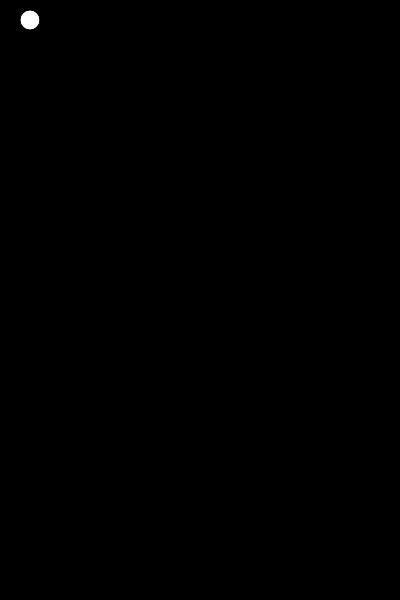
Frame 1 (no input)
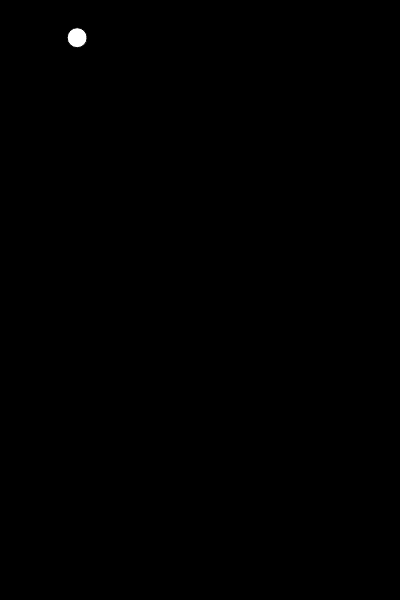
Frame 60 (no input)
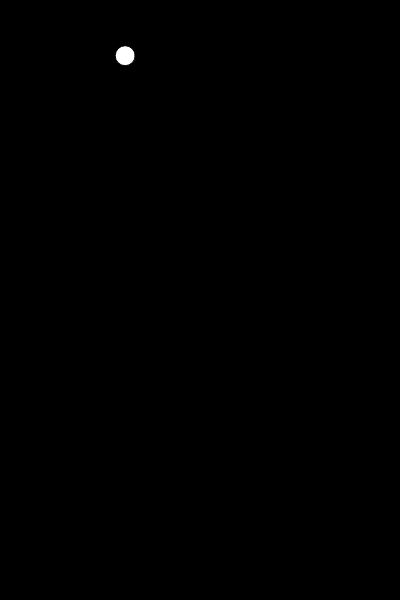
Frame 120 (the mouse pressed at the canvas centre since frame 60)

The p5.js sketch that drew these frames (run headless with seeded random() and noise() and a simulated clock; from frame 60 on, the mouse is pressed at the canvas centre):

// p5.js sketch
// ── sketch.js
var startX = 30;
var stopX = 190;
var startY = 20;
var stopY = 80;
var x = startX;
var y = stopY;
var step = 0.005;
var pct = 0.0;

function setup(){
  createCanvas(400, 600);
}

function draw() {
  background(0);
  if (pct < 1.0) {
    x = startX + ((stopX - startX) * pct);
    y = startY + ((stopY - startY) * pct);
    pct += step;
  }
  ellipse(x, y, 20, 20);
}
